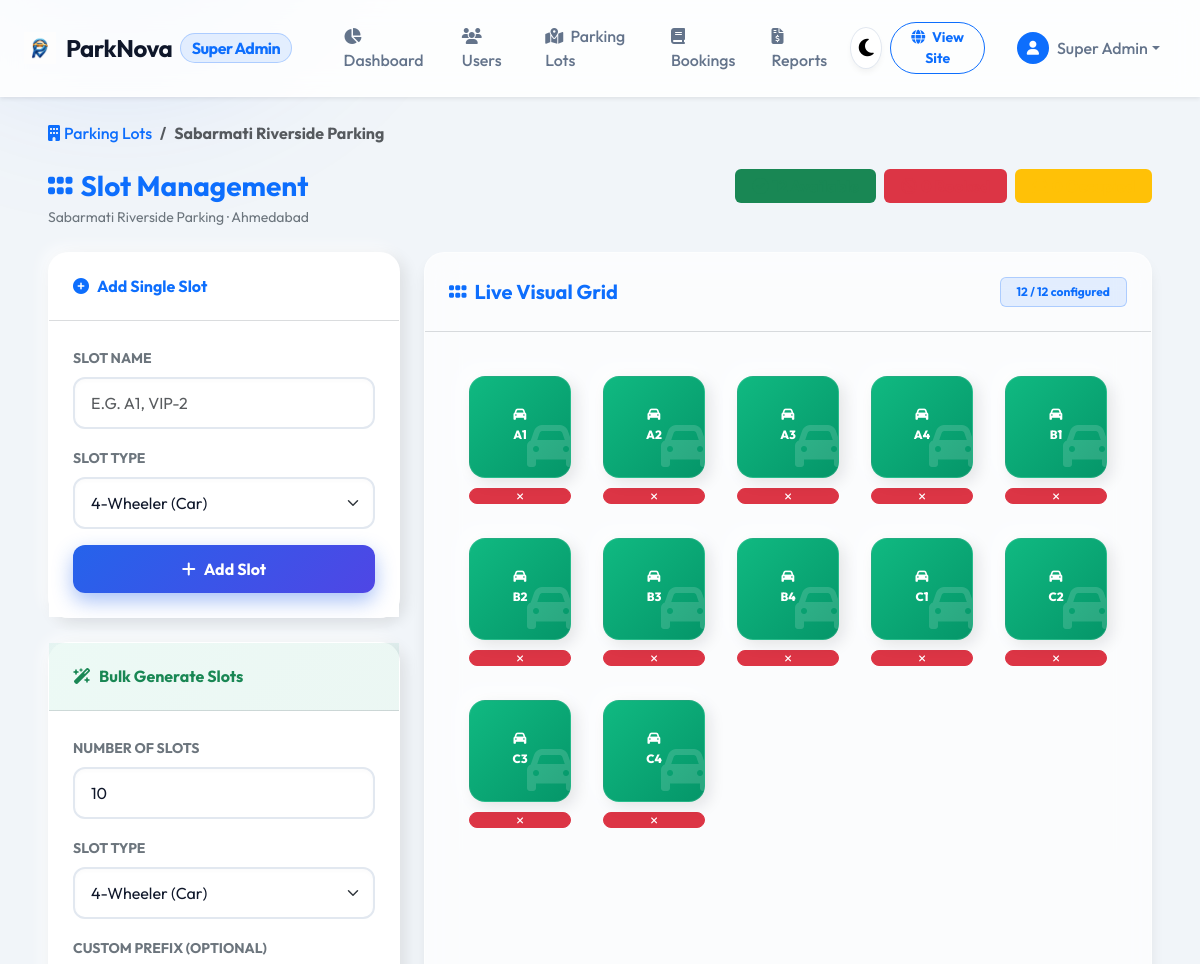
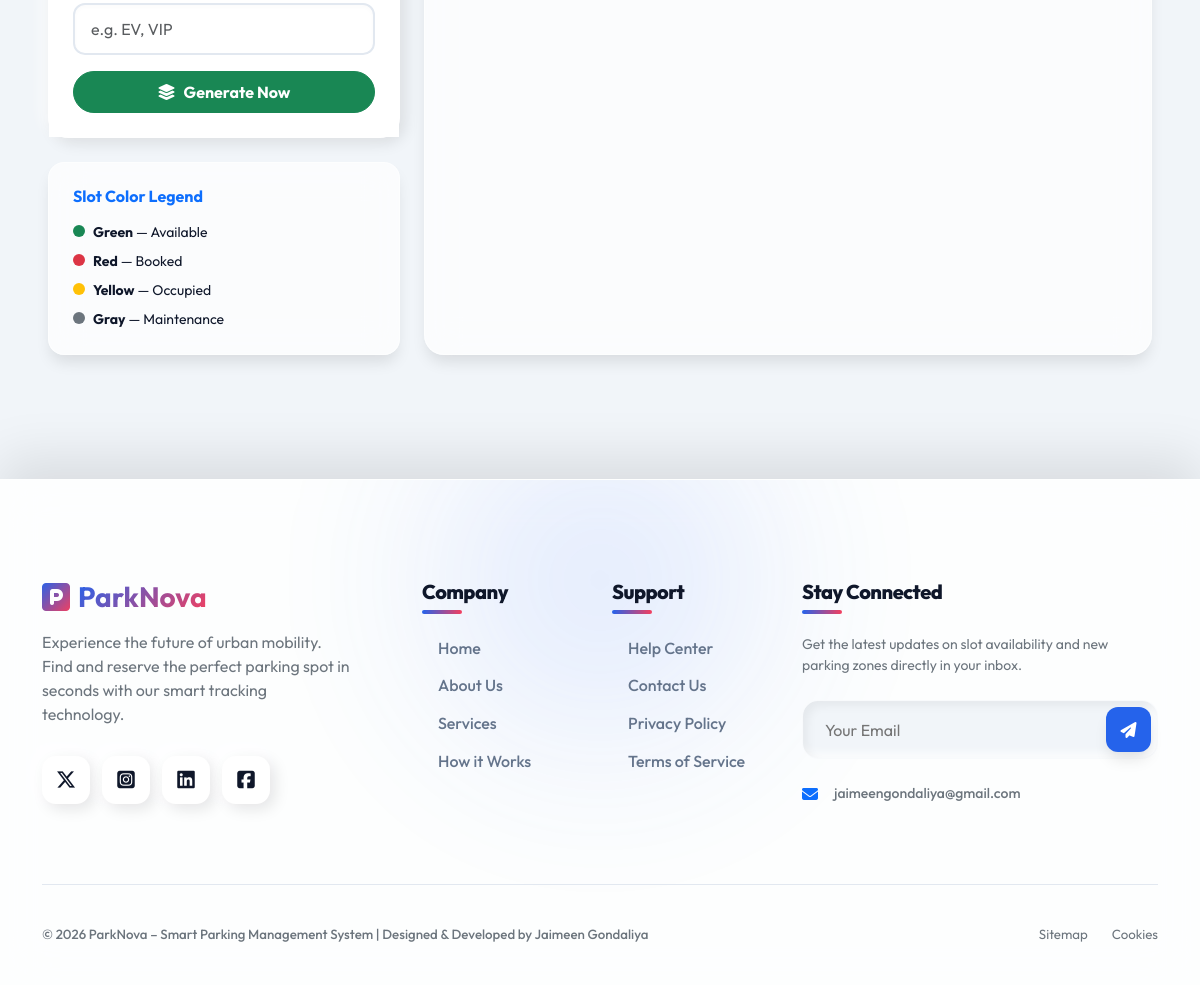
The page /admin_manage_slots.php?parking_id=1 (signed in) on the database its author committed (2 pictures, top to bottom).
### tables this page shows
CREATE TABLE `parking_locations` (
  `parking_id` int(11) NOT NULL,
  `manager_id` int(11) DEFAULT NULL,
  `parking_name` varchar(100) NOT NULL,
  `address` varchar(255) DEFAULT NULL,
  `city` varchar(100) NOT NULL,
  `parking_type` enum('Mall','Public','Private') DEFAULT 'Public',
  `total_slots` int(11) NOT NULL,
  `price_per_hour` decimal(10,2) NOT NULL,
  `status` enum('active','inactive') DEFAULT 'active',
  `image` varchar(255) DEFAULT NULL,
  `created_date` timestamp NOT NULL DEFAULT current_timestamp(),
  `latitude` varchar(50) DEFAULT NULL,
  `longitude` varchar(50) DEFAULT NULL
);

CREATE TABLE `parking_slots` (
  `slot_id` int(11) NOT NULL,
  `parking_id` int(11) NOT NULL,
  `slot_number` varchar(20) NOT NULL,
  `slot_type` enum('2W','4W','EV') DEFAULT '4W',
  `status` enum('available','booked','occupied') DEFAULT 'available'
);

### config_db.php (called while the page is built, shortened)
<?php
$script_name = $_SERVER['SCRIPT_NAME'];
$dir = dirname($script_name);
$base_url = ($dir === DIRECTORY_SEPARATOR || $dir === '/') ? '' : str_replace('\\', '/', $dir);
if (strpos($base_url, '/ParkNova') !== false) {
    $base_url = substr($base_url, 0, strpos($base_url, '/ParkNova') + 9);
}
else {
    $parts = explode('/', trim($base_url, '/'));
    if (!empty($parts[0])) {
        $base_url = '/' . $parts[0];
    }
    else {
        $base_url = '';
    }
}
?>

### admin_manage_slots.php (the view, shortened to what this page needs)
<?php
require_once __DIR__ . '/config_db.php';
$parking_id = (int)$_GET['parking_id'];
$stmt = $pdo->prepare("SELECT * FROM parking_locations WHERE parking_id = ?");
$stmt->execute([$parking_id]);
$parking = $stmt->fetch();
$stmt = $pdo->prepare("SELECT * FROM parking_slots WHERE parking_id = ? ORDER BY slot_number ASC");
$stmt->execute([$parking_id]);
$slots = $stmt->fetchAll();
$total   = count($slots);
$avail   = count(array_filter($slots, fn($s) => $s['status'] === 'available'));
$booked  = count(array_filter($slots, fn($s) => $s['status'] === 'booked'));
$occup   = count(array_filter($slots, fn($s) => $s['status'] === 'occupied'));
require_once __DIR__ . '/includes_header.php';
require_once __DIR__ . '/includes_admin_navbar.php';
?>
<div class="container-fluid py-4 px-lg-5">
    <nav aria-label="breadcrumb" class="mb-4">
        <ol class="breadcrumb">
            <li class="breadcrumb-item"><a href="<?= $base_url ?>/admin_manage_parking.php" class="text-primary fw-medium text-decoration-none"><i class="fa-solid fa-building me-1"></i>Parking Lots</a></li>
            <li class="breadcrumb-item active fw-bold"><?= htmlspecialchars($parking['parking_name']) ?></li>
        </ol>
    </nav>
    <div class="d-flex flex-wrap justify-content-between align-items-start mb-4 gap-3">
        <div>
            <h3 class="fw-bold text-primary mb-1"><i class="fa-solid fa-grip me-2"></i>Slot Management</h3>
            <p class="text-secondary small mb-0"><?= htmlspecialchars($parking['parking_name']) ?> · <?= htmlspecialchars($parking['city']) ?></p>
        </div>
        <div class="d-flex gap-2 flex-wrap">
            <span class="badge bg-success bg-opacity-15 text-success border border-success border-opacity-25 px-3 py-2 fs-6"><i class="fa-solid fa-circle-check me-1"></i><?= $avail ?> Available</span>
            <span class="badge bg-danger bg-opacity-15 text-danger border border-danger border-opacity-25 px-3 py-2 fs-6"><i class="fa-solid fa-ban me-1"></i><?= $booked ?> Booked</span>
            <span class="badge bg-warning bg-opacity-15 text-warning border border-warning border-opacity-25 px-3 py-2 fs-6"><i class="fa-solid fa-car me-1"></i><?= $occup ?> Occupied</span>
        </div>
    </div>
    <div class="row g-4">
        <div class="col-lg-4">
            <div class="card-3d mb-4">
                <div class="p-4 border-bottom border-secondary border-opacity-25">
                    <h6 class="fw-bold text-primary mb-0"><i class="fa-solid fa-plus-circle me-2"></i>Add Single Slot</h6>
                </div>
                <div class="card-body p-4 bg-surface">
                    <form method="POST" class="needs-validation" novalidate>
                        <div class="mb-3">
                            <label class="form-label small fw-bold text-secondary text-uppercase">Slot Name</label>
                            <input type="text" name="slot_number" class="form-control" placeholder="e.g. A1, VIP-2" required style="text-transform:uppercase">
                        </div>
                        <div class="mb-3">
                            <label class="form-label small fw-bold text-secondary text-uppercase">Slot Type</label>
                            <select name="slot_type" class="form-select">
                                <option value="4W">4-Wheeler (Car)</option>
                            </select>
                        </div>
                        <button type="submit" class="btn-primary-3d w-100 justify-content-center"><i class="fa-solid fa-plus me-2"></i>Add Slot</button>
                    </form>
                </div>
            </div>
            <div class="card-3d mb-4">
                <div class="p-4 border-bottom border-secondary border-opacity-25" style="background: linear-gradient(135deg,rgba(16,185,129,0.08),rgba(5,150,105,0.08));">
                    <h6 class="fw-bold text-success mb-0"><i class="fa-solid fa-wand-magic-sparkles me-2"></i>Bulk Generate Slots</h6>
                </div>
                <div class="card-body p-4 bg-surface">
                    <form method="POST">
                        <div class="mb-3">
                            <label class="form-label small fw-bold text-secondary text-uppercase">Number of Slots</label>
                            <input type="number" name="bulk_count" class="form-control" value="10" min="1" max="200">
                        </div>
                        <div class="mb-3">
                            <label class="form-label small fw-bold text-secondary text-uppercase">Slot Type</label>
                            <select name="bulk_slot_type" class="form-select">
                                <option value="4W">4-Wheeler (Car)</option>
                            </select>
                        </div>
                        <div class="mb-3">
                            <label class="form-label small fw-bold text-secondary text-uppercase">Custom Prefix (optional)</label>
                            <input type="text" name="prefix" class="form-control" placeholder="e.g. EV, VIP">
                        </div>
                        <button type="submit" class="btn btn-success rounded-pill w-100 fw-bold py-2"><i class="fa-solid fa-layer-group me-2"></i>Generate Now</button>
                    </form>
                </div>
            </div>
            <div class="glass-panel p-4 rounded-4">
                <h6 class="fw-bold text-primary mb-3">Slot Color Legend</h6>
                <div class="d-flex flex-column gap-2 small">
                    <div><span class="d-inline-block bg-success rounded-circle me-2" style="width:12px;height:12px;"></span><strong>Green</strong> — Available</div>
                    <div><span class="d-inline-block bg-danger rounded-circle me-2" style="width:12px;height:12px;"></span><strong>Red</strong> — Booked</div>
                    <div><span class="d-inline-block bg-warning rounded-circle me-2" style="width:12px;height:12px;"></span><strong>Yellow</strong> — Occupied</div>
                    <div><span class="d-inline-block bg-secondary rounded-circle me-2" style="width:12px;height:12px;"></span><strong>Gray</strong> — Maintenance</div>
                </div>
            </div>
        </div>
        <div class="col-lg-8">
            <div class="glass-panel h-100">
                <div class="p-4 border-bottom border-secondary border-opacity-25 d-flex justify-content-between align-items-center">
                    <h5 class="fw-bold text-primary mb-0"><i class="fa-solid fa-grip me-2"></i>Live Visual Grid</h5>
                    <span class="badge bg-primary bg-opacity-10 text-primary border border-primary border-opacity-25 px-3 py-2">
                        <?= $total ?> / <?= $parking['total_slots'] ?> configured
                    </span>
                </div>
                <div class="p-4">
                    <?php if (empty($slots)): ?>
                        <div class="text-center py-5">
                            <i class="fa-solid fa-grip fa-3x text-muted opacity-25 d-block mb-3"></i>
                            <h5 class="text-muted">No slots configured yet</h5>
                            <p class="text-muted small">Use the Bulk Generate tool on the left to create slots instantly.</p>
                        </div>
                    <?php else: ?>
                        <div class="slot-grid admin-mode bg-light rounded-4 p-3">
                            <?php foreach ($slots as $slot):
                                $sc = $slot['status'] === 'available' ? 'available' : ($slot['status'] === 'booked' ? 'booked' : 'reserved');
                                $typeIcon = $slot['slot_type'] === '2W' ? 'fa-motorcycle' : ($slot['slot_type'] === 'EV' ? 'fa-plug-circle-bolt' : 'fa-car');
                            ?>
                                <div class="position-relative" style="margin:4px;">
                                    <div class="d-flex flex-column align-items-center">
                                        <div class="parking-slot <?= $sc ?> w-100 text-center" style="font-size:0.75rem; padding:6px;" title="<?= $slot['slot_type'] ?> | <?= ucfirst($slot['status']) ?>">
                                            <i class="fa-solid <?= $typeIcon ?> d-block mb-1 opacity-50" style="font-size:0.8rem;"></i>
                                            <?= htmlspecialchars($slot['slot_number']) ?>
                                        </div>
                                        <?php if ($slot['status'] === 'available'): ?>
                                            <form method="POST" class="mt-1" style="width:100%">
                                                <button type="submit" class="btn btn-danger btn-sm w-100 rounded-pill py-0" style="font-size:0.6rem;" onclick="return confirm('Delete <?= $slot['slot_number'] ?>?')">
                                                    <i class="fa-solid fa-xmark"></i>
                                                </button>
                                            </form>
                                        <?php endif; ?>
                                    </div>
                                </div>
                            <?php endforeach; ?>
                        </div>
                    <?php endif; ?>
                </div>
            </div>
        </div>
    </div>
</div>
<?php require_once __DIR__ . '/includes_footer.php'; ?>

### css_style.css (style rules this page uses)
:root { --bg-body: #f1f5f9; --bg-surface: #ffffff; --bg-surface-glass: rgba(255, 255, 255, 0.7); --text-primary: #0f172a; --text-secondary: #64748b; --border-color: #e2e8f0; --primary-color: #2563eb; --primary-glow: rgba(37, 99, 235, 0.4); --accent-color: #f43f5e; --shadow-sm: 0 4px 6px -1px rgba(0, 0, 0, 0.05); --shadow-md: 0 10px 15px -3px rgba(0, 0, 0, 0.1); --shadow-lg: 0 20px 25px -5px rgba(0, 0, 0, 0.1); --shadow-3d: 5px 5px 15px rgba(0, 0, 0, 0.1), -5px -5px 15px rgba(255, 255, 255, 0.8); --shadow-3d-inset: inset 5px 5px 10px rgba(0, 0, 0, 0.05), inset -5px -5px 10px rgba(255, 255, 255, 0.8); --nav-bg: rgba(255, 255, 255, 0.85); --glass-border: rgba(255, 255, 255, 0.5); }
body { font-family: 'Outfit', sans-serif; background-color: var(--bg-body); color: var(--text-primary); min-height: 100vh; margin: 0; transition: background-color 0.4s ease, color 0.4s ease; position: relative; overflow-x: hidden; }
body::before { content: ''; position: fixed; top: -20vh; left: -20vw; width: 60vw; height: 60vh; background: radial-gradient(circle, var(--primary-glow) 0%, transparent 60%); filter: blur(80px); z-index: -1; pointer-events: none; }
.card-3d { background: var(--bg-surface); border-radius: 20px; box-shadow: var(--shadow-3d); border: 1px solid var(--glass-border); transition: transform 0.3s ease, box-shadow 0.3s ease; }
.glass-panel { background: var(--bg-surface-glass); backdrop-filter: blur(16px); -webkit-backdrop-filter: blur(16px); border: 1px solid var(--glass-border); border-radius: 20px; box-shadow: var(--shadow-md); }
.btn-primary-3d { background: linear-gradient(135deg, var(--primary-color), #4f46e5); color: white; border: none; font-weight: 700; border-radius: 12px; padding: 12px 24px; box-shadow: 0 8px 20px var(--primary-glow); transition: all 0.3s ease; }
.fa, .fas, .far, .fal, .fab, .fa-solid, .fa-regular, .fa-brands { display: inline-block !important; visibility: visible !important; opacity: 1 !important; }
.form-control, .form-select { background-color: var(--bg-surface); border: 2px solid var(--border-color); color: var(--text-primary); border-radius: 12px; padding: 12px 16px; transition: all 0.3s ease; box-shadow: inset 0 2px 4px rgba(0, 0, 0, 0.02); }
.bg-surface { background-color: var(--bg-surface) !important; }
.bg-light { background-color: rgba(255, 255, 255, 0.03) !important; }
.slot-grid { display: grid; grid-template-columns: repeat(auto-fill, minmax(100px, 1fr)); gap: 1.5rem; padding: 1.5rem; }
.parking-slot { aspect-ratio: 1; border-radius: 16px; display: flex; flex-direction: column; align-items: center; justify-content: center; font-weight: 800; font-size: 1.2rem; cursor: pointer; color: white; position: relative; overflow: hidden; box-shadow: var(--shadow-3d); transition: all 0.3s cubic-bezier(0.34, 1.56, 0.64, 1); border: 1px solid rgba(255, 255, 255, 0.1); }
.parking-slot::after { content: '\f1b9'; font-family: 'Font Awesome 6 Free'; font-weight: 900; position: absolute; bottom: -5px; right: -5px; font-size: 3rem; opacity: 0.15; }
.parking-slot.available { background: linear-gradient(135deg, #10b981, #059669); }

### rows shown on the page
parking_locations: parking_name "Sabarmati Riverside Parking", city "Ahmedabad", total_slots "12"
parking_slots: slot_number "A1"
parking_slots: slot_number "A2"
parking_slots: slot_number "A3"
parking_slots: slot_number "A4"
parking_slots: slot_number "B1"
parking_slots: slot_number "B2"
parking_slots: slot_number "B3"
parking_slots: slot_number "B4"
parking_slots: slot_number "C1"
parking_slots: slot_number "C2"
parking_slots: slot_number "C3"
parking_slots: slot_number "C4"

### other values the page prints
$_SESSION['name'] "Super Admin"
$total "12"
